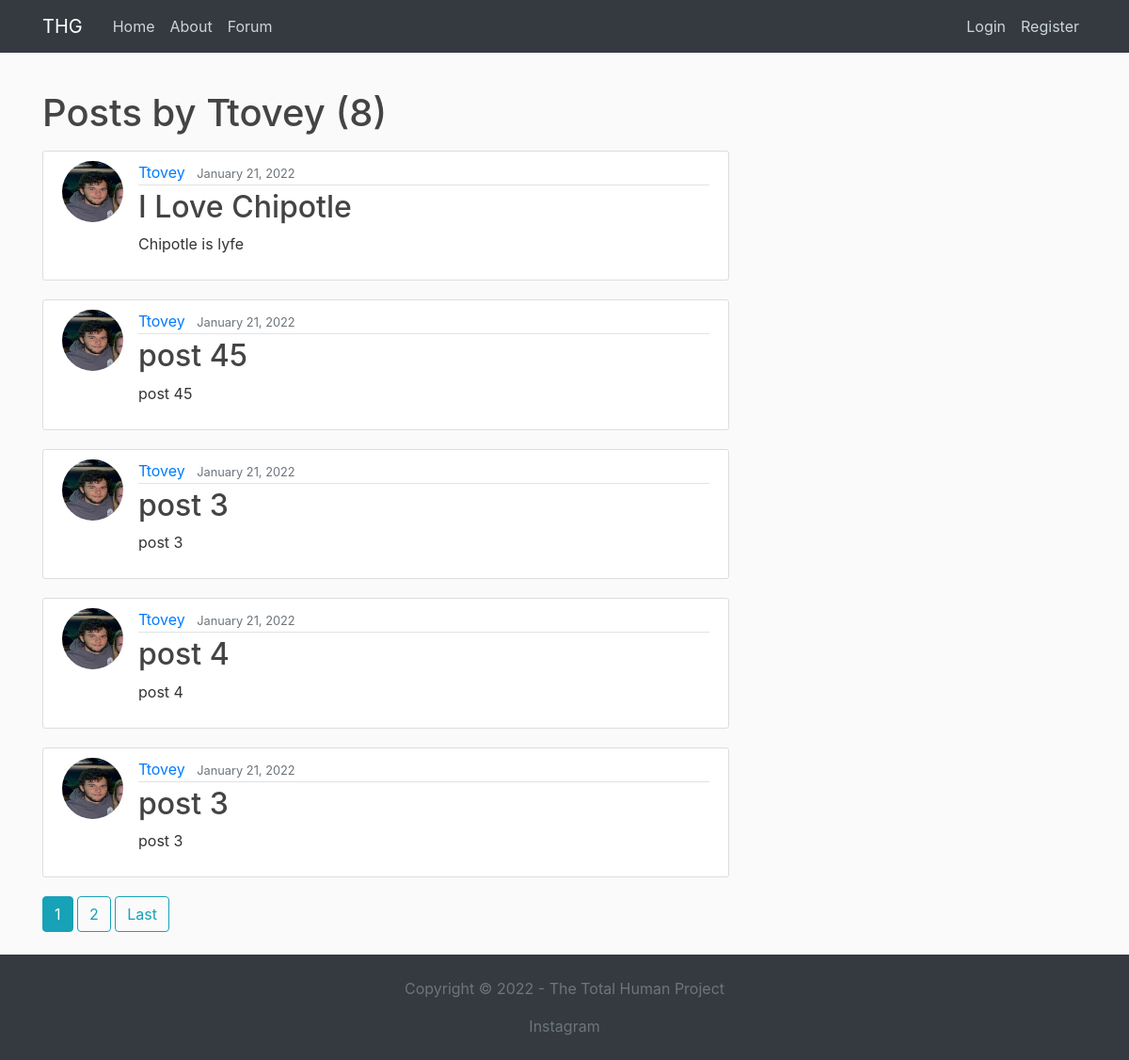
The app's page /user/Ttovey with its own data.
### blog/models.py (models this page shows, shortened)
class Post(models.Model):
    title = models.CharField(max_length=100)
    content = models.TextField()
    date_posted = models.DateTimeField(default=timezone.now)
    author = models.ForeignKey(User, on_delete=models.CASCADE)

### users/models.py (models this page shows, shortened)
class Profile(models.Model):
    user = models.OneToOneField(User, on_delete=models.CASCADE)
    image = models.ImageField(default='default.jpg', upload_to='profile_pics')

### blog/views.py (the view)
# urls.py: path('user/<str:username>', UserPostListView.as_view(), name='user-posts'),
class UserPostListView(ListView):  # <app>/<model>_<viewtype>.html
    model = Post
    template_name = 'blog/user_posts.html'
    context_object_name = 'posts'
    paginate_by = 5
    def get_queryset(self):
        user = get_object_or_404(User, username=self.kwargs.get('username'))
        return Post.objects.filter(author=user).order_by('-date_posted')

### blog/templates/blog/user_posts.html (shortened to what this page needs)
{% extends "blog/base.html" %}
{% block content %}
<h1 class='mb-3'>Posts by {{ view.kwargs.username }} ({{ page_obj.paginator.count }})</h1>
{% for post in posts %}
<article class="media content-section">
    <img class="rounded-circle article-img" src="{{ post.author.profile.image.url }}">
    <div class="media-body">
        <div class="article-metadata">
            <a class="mr-2" href="{% url 'user-posts' post.author.username %}">{{ post.author }}</a>
            <small class="text-muted">{{ post.date_posted|date:"F d, Y" }}</small>
        </div>
        <h2><a class="article-title" href="{% url 'post-detail' post.id %}">{{ post.title }}</a></h2>
        <p class="article-content">{{ post.content }}</p>
    </div>
</article>
{% endfor %}
{% if is_paginated %}
{% for num in page_obj.paginator.page_range %}
{% if page_obj.number == num %}
<a class="btn btn-info mb-4" href="?page={{ num }}">{{ num }}</a>
{% elif num > page_obj.number|add:'-3' and num < page_obj.number|add:'+3' %} <a class="btn btn-outline-info mb-4"
    href="?page={{ num }}">{{ num }}</a>
    {% endif %}
    {% endfor %}
    {% if page_obj.has_next %}
    <a class="btn btn-outline-info mb-4" href="?page={{ page_obj.paginator.num_pages }}">Last</a>
    {% endif %}
    {% endif %}
    {% endblock content %}

### blog/static/blog/main.css (style rules this page uses)
body { background: #fafafa; color: #333333; margin-top: 6rem; }
h1, h2, h3, h4, h5, h6 { color: #444444; }
.content-section { background: #ffffff; padding: 10px 20px; border: 1px solid #dddddd; border-radius: 3px; margin-bottom: 20px; }
.article-title { color: #444444; }
.article-content { white-space: pre-line; }
.article-img { height: 65px; width: 65px; margin-right: 16px; }
.article-metadata { padding-bottom: 1px; margin-bottom: 4px; border-bottom: 1px solid #e3e3e3 }
html, body { height: 100%; }

### records on screen
Post: author.profile.image (picture), author "Ttovey", date_posted "January 21, 2022", title "I Love Chipotle", content "Chipotle is lyfe"
Post: author.profile.image (picture), author "Ttovey", date_posted "January 21, 2022", title "post 45", content "post 45"
Post: author.profile.image (picture), author "Ttovey", date_posted "January 21, 2022", title "post 3", content "post 3"
Post: author.profile.image (picture), author "Ttovey", date_posted "January 21, 2022", title "post 4", content "post 4"
Post: author.profile.image (picture), author "Ttovey", date_posted "January 21, 2022", title "post 3", content "post 3"

### other values on screen
{{ view.kwargs.username }} "Ttovey"
{{ page_obj.paginator.count }} "8"
{{ num }} "1"
{{ num }} "2"
